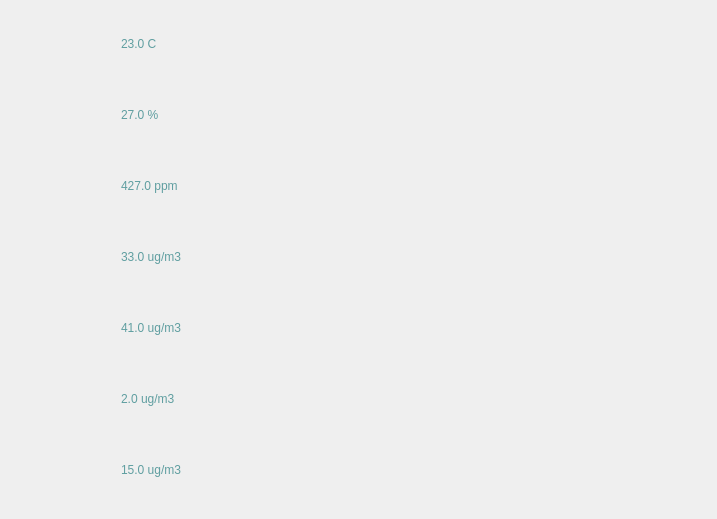
<?xml version="1.0" encoding="UTF-8"?>
<ui version="4.0">
 <class>PlotWidget</class>
 <widget class="QWidget" name="PlotWidget">
  <property name="geometry">
   <rect>
    <x>0</x>
    <y>0</y>
    <width>717</width>
    <height>519</height>
   </rect>
  </property>
  <property name="windowTitle">
   <string>Form</string>
  </property>
  <property name="styleSheet">
   <string notr="true"/>
  </property>
  <layout class="QGridLayout" name="gridLayout">
   <item row="0" column="3">
    <widget class="QLabel" name="IndoorTemperature">
     <property name="minimumSize">
      <size>
       <width>0</width>
       <height>65</height>
      </size>
     </property>
     <property name="styleSheet">
      <string notr="true">
font: 12pt &quot;Times New Roman&quot;;
color: rgb(95, 158, 160);</string>
     </property>
     <property name="text">
      <string>23.0 C</string>
     </property>
    </widget>
   </item>
   <item row="1" column="2">
    <spacer name="horizontalSpacer_3">
     <property name="orientation">
      <enum>Qt::Horizontal</enum>
     </property>
     <property name="sizeHint" stdset="0">
      <size>
       <width>40</width>
       <height>20</height>
      </size>
     </property>
    </spacer>
   </item>
   <item row="0" column="4">
    <spacer name="horizontalSpacer">
     <property name="orientation">
      <enum>Qt::Horizontal</enum>
     </property>
     <property name="sizeHint" stdset="0">
      <size>
       <width>20</width>
       <height>20</height>
      </size>
     </property>
    </spacer>
   </item>
   <item row="0" column="2">
    <spacer name="horizontalSpacer_2">
     <property name="orientation">
      <enum>Qt::Horizontal</enum>
     </property>
     <property name="sizeHint" stdset="0">
      <size>
       <width>40</width>
       <height>20</height>
      </size>
     </property>
    </spacer>
   </item>
   <item row="1" column="3">
    <widget class="QLabel" name="CurrentHumidity">
     <property name="minimumSize">
      <size>
       <width>0</width>
       <height>65</height>
      </size>
     </property>
     <property name="styleSheet">
      <string notr="true">
font: 12pt &quot;Times New Roman&quot;;
color: rgb(95, 158, 160);</string>
     </property>
     <property name="text">
      <string>27.0 %</string>
     </property>
    </widget>
   </item>
   <item row="0" column="1">
    <widget class="QLabel" name="label_2">
     <property name="minimumSize">
      <size>
       <width>65</width>
       <height>65</height>
      </size>
     </property>
     <property name="maximumSize">
      <size>
       <width>65</width>
       <height>65</height>
      </size>
     </property>
     <property name="text">
      <string/>
     </property>
     <property name="pixmap">
      <pixmap resource="../../../res.qrc">:/res/res/image/detection/Temp.png</pixmap>
     </property>
     <property name="scaledContents">
      <bool>true</bool>
     </property>
    </widget>
   </item>
   <item row="1" column="4">
    <spacer name="horizontalSpacer_4">
     <property name="orientation">
      <enum>Qt::Horizontal</enum>
     </property>
     <property name="sizeHint" stdset="0">
      <size>
       <width>40</width>
       <height>20</height>
      </size>
     </property>
    </spacer>
   </item>
   <item row="3" column="3">
    <widget class="QLabel" name="pm25">
     <property name="minimumSize">
      <size>
       <width>0</width>
       <height>65</height>
      </size>
     </property>
     <property name="styleSheet">
      <string notr="true">
font: 12pt &quot;Times New Roman&quot;;
color: rgb(95, 158, 160);</string>
     </property>
     <property name="text">
      <string>33.0 ug/m3</string>
     </property>
    </widget>
   </item>
   <item row="1" column="1">
    <widget class="QLabel" name="label_4">
     <property name="minimumSize">
      <size>
       <width>65</width>
       <height>65</height>
      </size>
     </property>
     <property name="maximumSize">
      <size>
       <width>65</width>
       <height>65</height>
      </size>
     </property>
     <property name="text">
      <string/>
     </property>
     <property name="pixmap">
      <pixmap resource="../../../res.qrc">:/res/res/image/detection/Humidity.png</pixmap>
     </property>
     <property name="scaledContents">
      <bool>true</bool>
     </property>
    </widget>
   </item>
   <item row="2" column="1">
    <widget class="QLabel" name="label_5">
     <property name="minimumSize">
      <size>
       <width>65</width>
       <height>65</height>
      </size>
     </property>
     <property name="maximumSize">
      <size>
       <width>65</width>
       <height>65</height>
      </size>
     </property>
     <property name="text">
      <string/>
     </property>
     <property name="pixmap">
      <pixmap resource="../../../res.qrc">:/res/res/image/detection/CO2.png</pixmap>
     </property>
     <property name="scaledContents">
      <bool>true</bool>
     </property>
    </widget>
   </item>
   <item row="2" column="3">
    <widget class="QLabel" name="CO2">
     <property name="minimumSize">
      <size>
       <width>0</width>
       <height>65</height>
      </size>
     </property>
     <property name="styleSheet">
      <string notr="true">
font: 12pt &quot;Times New Roman&quot;;
color: rgb(95, 158, 160);</string>
     </property>
     <property name="text">
      <string>427.0 ppm</string>
     </property>
    </widget>
   </item>
   <item row="4" column="3">
    <widget class="QLabel" name="PM10">
     <property name="minimumSize">
      <size>
       <width>0</width>
       <height>65</height>
      </size>
     </property>
     <property name="styleSheet">
      <string notr="true">
font: 12pt &quot;Times New Roman&quot;;
color: rgb(95, 158, 160);</string>
     </property>
     <property name="text">
      <string>41.0 ug/m3</string>
     </property>
    </widget>
   </item>
   <item row="6" column="3">
    <widget class="QLabel" name="TVOC">
     <property name="minimumSize">
      <size>
       <width>0</width>
       <height>65</height>
      </size>
     </property>
     <property name="styleSheet">
      <string notr="true">
font: 12pt &quot;Times New Roman&quot;;
color: rgb(95, 158, 160);</string>
     </property>
     <property name="text">
      <string>15.0 ug/m3</string>
     </property>
    </widget>
   </item>
   <item row="6" column="1">
    <widget class="QLabel" name="label_11">
     <property name="minimumSize">
      <size>
       <width>65</width>
       <height>65</height>
      </size>
     </property>
     <property name="maximumSize">
      <size>
       <width>65</width>
       <height>65</height>
      </size>
     </property>
     <property name="text">
      <string/>
     </property>
     <property name="pixmap">
      <pixmap resource="../../../res.qrc">:/res/res/image/detection/TVOC.png</pixmap>
     </property>
     <property name="scaledContents">
      <bool>true</bool>
     </property>
    </widget>
   </item>
   <item row="5" column="3">
    <widget class="QLabel" name="HCHO">
     <property name="minimumSize">
      <size>
       <width>0</width>
       <height>65</height>
      </size>
     </property>
     <property name="styleSheet">
      <string notr="true">
font: 12pt &quot;Times New Roman&quot;;
color: rgb(95, 158, 160);</string>
     </property>
     <property name="text">
      <string>2.0 ug/m3</string>
     </property>
    </widget>
   </item>
   <item row="5" column="1">
    <widget class="QLabel" name="label_12">
     <property name="minimumSize">
      <size>
       <width>65</width>
       <height>65</height>
      </size>
     </property>
     <property name="maximumSize">
      <size>
       <width>65</width>
       <height>65</height>
      </size>
     </property>
     <property name="text">
      <string/>
     </property>
     <property name="pixmap">
      <pixmap resource="../../../res.qrc">:/res/res/image/detection/PA.png</pixmap>
     </property>
     <property name="scaledContents">
      <bool>true</bool>
     </property>
    </widget>
   </item>
   <item row="3" column="1">
    <widget class="QLabel" name="label_14">
     <property name="minimumSize">
      <size>
       <width>65</width>
       <height>65</height>
      </size>
     </property>
     <property name="maximumSize">
      <size>
       <width>65</width>
       <height>65</height>
      </size>
     </property>
     <property name="text">
      <string/>
     </property>
     <property name="pixmap">
      <pixmap resource="../../../res.qrc">:/res/res/image/detection/PM2.5.png</pixmap>
     </property>
     <property name="scaledContents">
      <bool>true</bool>
     </property>
    </widget>
   </item>
   <item row="3" column="2">
    <spacer name="horizontalSpacer_6">
     <property name="orientation">
      <enum>Qt::Horizontal</enum>
     </property>
     <property name="sizeHint" stdset="0">
      <size>
       <width>40</width>
       <height>20</height>
      </size>
     </property>
    </spacer>
   </item>
   <item row="4" column="2">
    <spacer name="horizontalSpacer_7">
     <property name="orientation">
      <enum>Qt::Horizontal</enum>
     </property>
     <property name="sizeHint" stdset="0">
      <size>
       <width>40</width>
       <height>20</height>
      </size>
     </property>
    </spacer>
   </item>
   <item row="4" column="1">
    <widget class="QLabel" name="label_13">
     <property name="minimumSize">
      <size>
       <width>65</width>
       <height>65</height>
      </size>
     </property>
     <property name="maximumSize">
      <size>
       <width>65</width>
       <height>65</height>
      </size>
     </property>
     <property name="text">
      <string/>
     </property>
     <property name="pixmap">
      <pixmap resource="../../../res.qrc">:/res/res/image/detection/PM10.png</pixmap>
     </property>
     <property name="scaledContents">
      <bool>true</bool>
     </property>
    </widget>
   </item>
   <item row="5" column="2">
    <spacer name="horizontalSpacer_8">
     <property name="orientation">
      <enum>Qt::Horizontal</enum>
     </property>
     <property name="sizeHint" stdset="0">
      <size>
       <width>40</width>
       <height>20</height>
      </size>
     </property>
    </spacer>
   </item>
   <item row="2" column="2">
    <spacer name="horizontalSpacer_5">
     <property name="orientation">
      <enum>Qt::Horizontal</enum>
     </property>
     <property name="sizeHint" stdset="0">
      <size>
       <width>40</width>
       <height>20</height>
      </size>
     </property>
    </spacer>
   </item>
   <item row="4" column="4">
    <spacer name="horizontalSpacer_12">
     <property name="orientation">
      <enum>Qt::Horizontal</enum>
     </property>
     <property name="sizeHint" stdset="0">
      <size>
       <width>40</width>
       <height>20</height>
      </size>
     </property>
    </spacer>
   </item>
   <item row="6" column="4">
    <spacer name="horizontalSpacer_14">
     <property name="orientation">
      <enum>Qt::Horizontal</enum>
     </property>
     <property name="sizeHint" stdset="0">
      <size>
       <width>40</width>
       <height>20</height>
      </size>
     </property>
    </spacer>
   </item>
   <item row="2" column="4">
    <spacer name="horizontalSpacer_10">
     <property name="orientation">
      <enum>Qt::Horizontal</enum>
     </property>
     <property name="sizeHint" stdset="0">
      <size>
       <width>40</width>
       <height>20</height>
      </size>
     </property>
    </spacer>
   </item>
   <item row="5" column="4">
    <spacer name="horizontalSpacer_13">
     <property name="orientation">
      <enum>Qt::Horizontal</enum>
     </property>
     <property name="sizeHint" stdset="0">
      <size>
       <width>40</width>
       <height>20</height>
      </size>
     </property>
    </spacer>
   </item>
   <item row="3" column="4">
    <spacer name="horizontalSpacer_11">
     <property name="orientation">
      <enum>Qt::Horizontal</enum>
     </property>
     <property name="sizeHint" stdset="0">
      <size>
       <width>40</width>
       <height>20</height>
      </size>
     </property>
    </spacer>
   </item>
   <item row="6" column="2">
    <spacer name="horizontalSpacer_9">
     <property name="orientation">
      <enum>Qt::Horizontal</enum>
     </property>
     <property name="sizeHint" stdset="0">
      <size>
       <width>40</width>
       <height>20</height>
      </size>
     </property>
    </spacer>
   </item>
   <item row="5" column="5" colspan="2">
    <widget class="PlotControl" name="widgetSixth" native="true">
     <property name="minimumSize">
      <size>
       <width>500</width>
       <height>65</height>
      </size>
     </property>
    </widget>
   </item>
   <item row="0" column="5" colspan="2">
    <widget class="PlotControl" name="widgetFirst" native="true">
     <property name="minimumSize">
      <size>
       <width>500</width>
       <height>65</height>
      </size>
     </property>
    </widget>
   </item>
   <item row="1" column="5" colspan="2">
    <widget class="PlotControl" name="widgetSecond" native="true">
     <property name="minimumSize">
      <size>
       <width>500</width>
       <height>65</height>
      </size>
     </property>
    </widget>
   </item>
   <item row="4" column="5" colspan="2">
    <widget class="PlotControl" name="widgetFifth" native="true">
     <property name="minimumSize">
      <size>
       <width>500</width>
       <height>65</height>
      </size>
     </property>
    </widget>
   </item>
   <item row="3" column="5" colspan="2">
    <widget class="PlotControl" name="widgetFourth" native="true">
     <property name="minimumSize">
      <size>
       <width>500</width>
       <height>65</height>
      </size>
     </property>
    </widget>
   </item>
   <item row="2" column="5" colspan="2">
    <widget class="PlotControl" name="widgetThird" native="true">
     <property name="minimumSize">
      <size>
       <width>500</width>
       <height>65</height>
      </size>
     </property>
    </widget>
   </item>
   <item row="2" column="0">
    <spacer name="horizontalSpacer_15">
     <property name="orientation">
      <enum>Qt::Horizontal</enum>
     </property>
     <property name="sizeHint" stdset="0">
      <size>
       <width>40</width>
       <height>20</height>
      </size>
     </property>
    </spacer>
   </item>
   <item row="1" column="0">
    <spacer name="horizontalSpacer_16">
     <property name="orientation">
      <enum>Qt::Horizontal</enum>
     </property>
     <property name="sizeHint" stdset="0">
      <size>
       <width>40</width>
       <height>20</height>
      </size>
     </property>
    </spacer>
   </item>
   <item row="0" column="0">
    <spacer name="horizontalSpacer_17">
     <property name="orientation">
      <enum>Qt::Horizontal</enum>
     </property>
     <property name="sizeHint" stdset="0">
      <size>
       <width>40</width>
       <height>20</height>
      </size>
     </property>
    </spacer>
   </item>
   <item row="3" column="0">
    <spacer name="horizontalSpacer_18">
     <property name="orientation">
      <enum>Qt::Horizontal</enum>
     </property>
     <property name="sizeHint" stdset="0">
      <size>
       <width>40</width>
       <height>20</height>
      </size>
     </property>
    </spacer>
   </item>
   <item row="4" column="0">
    <spacer name="horizontalSpacer_19">
     <property name="orientation">
      <enum>Qt::Horizontal</enum>
     </property>
     <property name="sizeHint" stdset="0">
      <size>
       <width>40</width>
       <height>20</height>
      </size>
     </property>
    </spacer>
   </item>
   <item row="5" column="0">
    <spacer name="horizontalSpacer_20">
     <property name="orientation">
      <enum>Qt::Horizontal</enum>
     </property>
     <property name="sizeHint" stdset="0">
      <size>
       <width>40</width>
       <height>20</height>
      </size>
     </property>
    </spacer>
   </item>
   <item row="6" column="0">
    <spacer name="horizontalSpacer_21">
     <property name="orientation">
      <enum>Qt::Horizontal</enum>
     </property>
     <property name="sizeHint" stdset="0">
      <size>
       <width>40</width>
       <height>20</height>
      </size>
     </property>
    </spacer>
   </item>
   <item row="6" column="5" colspan="2">
    <widget class="PlotControl" name="widgetSeven" native="true">
     <property name="minimumSize">
      <size>
       <width>500</width>
       <height>65</height>
      </size>
     </property>
    </widget>
   </item>
  </layout>
 </widget>
 <customwidgets>
  <customwidget>
   <class>PlotControl</class>
   <extends>QWidget</extends>
   <header>maincontent/controlwidget/plotcontrol/plotcontrol.h</header>
   <container>1</container>
  </customwidget>
 </customwidgets>
 <resources>
  <include location="../../../res.qrc"/>
 </resources>
 <connections/>
</ui>
